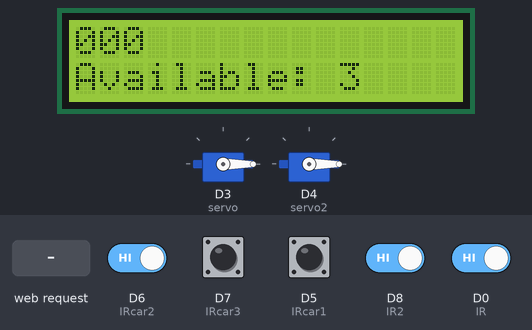
Bench run of a sketch on a simulated ESP8266 (NodeMCU). On the bench: 16×2 character LCD, 2 × servo. The inputs (shaded band) are chosen by the test bench; at power-on: D0 (IR), D5 (IRcar1), D6 (IRcar2), D7 (IRcar3), D8 (IR2) HIGH. WiFi joins after 1.5 s; servers stay silent unless stated; the Firebase database answers and starts empty; what the sketch prints to the serial monitor is not drawn.

Above: at 2.9 s.
3.0 s: D8 (IR2) driven LOW
At 5.5 s:
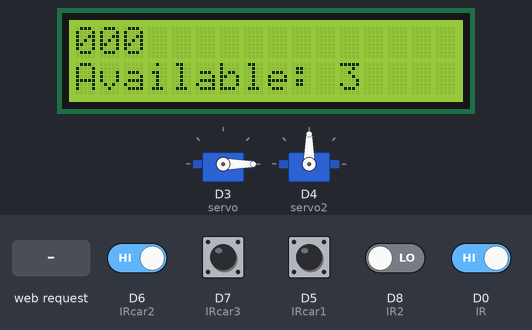
5.8 s: D0 (IR) driven LOW
At 8.1 s:
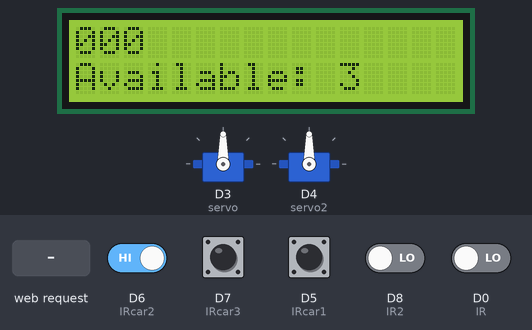
8.9 s: D6 (IRcar2) driven LOW
At 13.0 s:
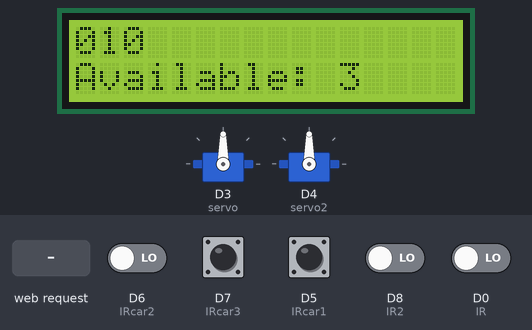
13.2 s: HTTP request GET /car1=Reserve received
At 18.2 s:
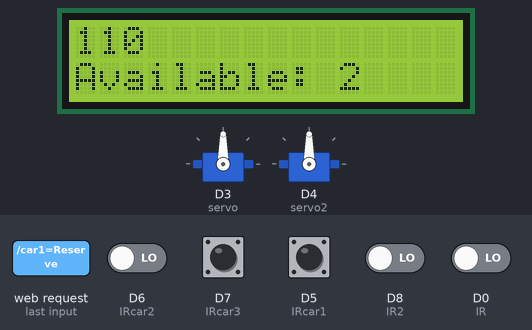
Timing chart, 0 to 19.7 s (numbered marks = the images above; inputs shaded):
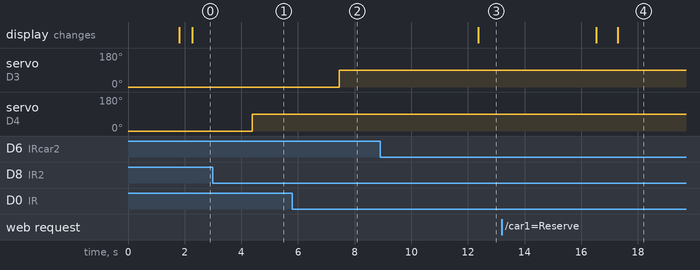

The sketch:

Firebase_update.ino
```cpp
#include <LiquidCrystal_I2C.h>
LiquidCrystal_I2C lcd(0x27,16,2);
#include <Servo.h>
#include <ESP8266WiFi.h>
#define WIFI_SSID "Yoo"
#define WIFI_PASSWORD "freeloader"
WiFiServer server(80);
#include "FirebaseESP8266.h"
#define FIREBASE_HOST "test-98fc6.firebaseio.com"
#define FIREBASE_AUTH "jgklbUwA9Ht0fMmWOrkeLD7AfQmdTtInXDmzHGZ5"
FirebaseData firebaseData;
#define IR D0
#define IR2 D8
#define IRcar1 D5
#define IRcar2 D6
#define IRcar3 D7
#define servoVer D3
#define servoVer2 D4
Servo servo;
Servo servo2;
bool ir;
bool ir2;
bool ircar1o;
bool ircar2o;
bool ircar3o;
int count = 3;
int slot1 = 0;
int slot2 = 0;
int slot3 = 0;
int ava;
int bcar1 = 1;
int bcar2 = 1;
int bcar3 = 1;
int fcar1 = 1;
int fcar2 = 1;
int fcar3 = 1;
int ircar1;
int ircar2;
int ircar3;
void setup() {
  // put your setup code here, to run once:
//Serial.begin(9600);
    Serial.begin(115200);
    delay(10);

  // Connect to WiFi network
  Serial.println();
  Serial.println();
  Serial.print("Connecting to ");
  Serial.println(WIFI_SSID);

  WiFi.begin(WIFI_SSID, WIFI_PASSWORD);
  while (WiFi.status() != WL_CONNECTED)
  {
    Serial.print(".");
    delay(300);
  }
  Serial.println("");
  Serial.println("WiFi connected");
    // Start the server
  server.begin();
  Serial.println("Server started");

  // Print the IP address
  Serial.print("URL to connect: ");
  Serial.print("http://");
  Serial.print(WiFi.localIP());
  Serial.println("/");

  Firebase.begin(FIREBASE_HOST, FIREBASE_AUTH);
  Firebase.reconnectWiFi(true);
  Firebase.setInt(firebaseData, "/Available Parking Slots :", 3);
lcd.begin();
lcd.setCursor(0,0);
lcd.print("000");
pinMode(IR,INPUT);
pinMode(IR2,INPUT);
pinMode(IRcar1,INPUT);
pinMode(IRcar2,INPUT);
pinMode(IRcar3,INPUT);
//pinMode(servoVer,OUTPUT);
//pinMode(servoVer2,OUTPUT);
servo.attach(D3);//D3
servo2.attach(D4);//D4
servo.write(0);
servo2.write(0);
lcd.begin();
lcd.print("000");
}
void loop() {
  // put your main code here, to run repeatedly:
  ir = digitalRead(IR);
  ir2 = digitalRead(IR2);
  ircar1o = digitalRead(IRcar1);
  ircar2o = digitalRead(IRcar2);
  ircar3o = digitalRead(IRcar3);
  //lcd.begin();
  //lcd.print("000");

  lcd.setCursor(0,0);
  lcd.print(slot1);
  lcd.setCursor(1,0);
  lcd.print(slot2);
  lcd.setCursor(2,0);
  lcd.print(slot3);
if(ircar1o == 0 || bcar1 == 0)
  {
    Firebase.setInt(firebaseData, "/Slot 1 :", 1);
    Serial.println("Slot 1 is full");
    lcd.setCursor(0,0);
    slot1 = 1;
    lcd.print(slot1);
  }
  else {
    Firebase.setInt(firebaseData, "/Slot 1 :", 0);
    slot1 = 0;
    }
 if(ircar2o == 0 || bcar2 == 0)
  {
    Firebase.setInt(firebaseData, "/Slot 2 :", 1);
    Serial.println("Slot 2 is full");
    lcd.setCursor(1,0);
    slot2 = 1 ;

    lcd.print(slot2);
  }
 else {
  Firebase.setInt(firebaseData, "/Slot 2 :", 0);
  slot2 =0;
  }

  if(ircar3o == 0 || bcar3 == 0)
  {
    Firebase.setInt(firebaseData, "/Slot 3 :", 1);
    Serial.println("Slot 3 is full");
    lcd.setCursor(2,0);
    slot3 = 1 ;

    lcd.print(slot3);
  }
  else {
    Firebase.setInt(firebaseData, "/Slot 3 :", 0);
    slot3 = 0;
  }
  if(ir == 0)
  {
    Serial.println("object1 found");
    servo.write(90);
    delay(2000);
  }

  else if (ir == 1)
  {
    Serial.println("nothing");
    servo.write(0);
   // delay(1000);
  }


  if(ir2 == 0)
  {
    Serial.println("object2 found");
    servo2.write(90);
    delay(2000);

  }
  else if (ir2 == 1)
  {
    Serial.println("nothing2");
    servo2.write(0);
   // delay(2000);
  }
  lcd.setCursor(0,1);
  lcd.print("Available:");
  lcd.setCursor(11,1);
  ava = (3-(slot1+slot2+slot3));
  lcd.print(ava);

  if(Firebase.setInt(firebaseData, "/Available Parking Slots :", ava))
  {

     Serial.println("Set int data success");
  }else{

    Serial.print("Error in setInt, ");
    Serial.println(firebaseData.errorReason());
  }
   if(Firebase.get(firebaseData, "/Slot 1 :"))
  {
      Serial.print("data = ");
      Serial.println(firebaseData.intData());
      ircar1 = firebaseData.intData();
      if(ircar1 == 1){
        ircar1 = 0;
        }
       else{
          ircar1 = 1;
          }
  }
     if(Firebase.get(firebaseData, "/Slot 2 :"))
  {
      Serial.print("data = ");
      Serial.println(firebaseData.intData());
      ircar2 = firebaseData.intData();
       if(ircar2 == 1){
        ircar2 = 0;
        }
       else{
          ircar2 = 1;
          }
  }
     if(Firebase.get(firebaseData, "/Slot 3 :"))
  {
      Serial.print("data = ");
      Serial.println(firebaseData.intData());
      ircar3 = firebaseData.intData();
       if(ircar3 == 1){
        ircar3 = 0;
        }
        else{
          ircar3 = 1;
          }
  }
  WiFiClient client = server.available();
  if (!client) {
    return;
  }

  // Read the first line of the request
  String request = client.readStringUntil('\r');
  Serial.println(request);
  client.flush();

  // Match the request

  if (request.indexOf("/car1=Reserve") != -1)  {
    if((ircar1 == 0) || (bcar1 == 0)){
    //bcar1 = 1;
    fcar1 = 0;
    }
    else {
    bcar1 = 0;
    fcar1 = 1;
    }
  }
 if (request.indexOf("/car1=Release") != -1)  {
    bcar1 = 1;
  }
 if (request.indexOf("/car2=Reserve") != -1)  {
    if((ircar2 == 0) || (bcar2 == 0)){
    //bcar2 = 1;
    fcar2 = 0;
    }
    else {
    bcar2 = 0;
    fcar2 = 1;
  }
  }
 if (request.indexOf("/car2=Release") != -1)  {
    bcar2 = 1;
  }
 if (request.indexOf("/car3=Reserve") != -1)  {
    if((ircar3 == 0) || (bcar3 == 0)){
    //bcar3 = 1;
    fcar3 = 0;
    }
    else {
    bcar3 = 0;
    fcar3 = 1;
  }
  }
 if (request.indexOf("/car3=Release") != -1)  {
    bcar3 = 1;
  }
  client.println("HTTP/1.1 200 OK");
  client.println("Content-Type: text/html");
  client.println(""); //  do not forget this one
  client.println("<!DOCTYPE HTML>");
  client.println("<html>");
  client.println("<style> body {background-image: url('https://i.ibb.co/Y7KnxYg/background.jpg'); background-repeat: no-repeat; background-attachment: fixed; background-size: 100% 100%;} </style>");
  //client.println("body {background-image: url('https://i.ibb.co/Y7KnxYg/background.jpg');");
   client.print("<head><font color=\"white\">AVAILABLE SLOTS:</font></head>");
   client.print("<body>");
   client.print("<table border = 5 bordercolor = red align = center>");
   client.print("<tr>");
   client.print("<th colspan = 5><font color=\"white\">Slot 1</font></th>");
   client.print("<th colspan = 5><font color=\"white\">Slot 2</font></th>");
   client.print("<th colspan = 5><font color=\"white\">Slot 3</font></th>");
   client.print("</tr>");
   client.print("<tr>");

   if((ircar1 == 0 || bcar1 == 0) && (ircar2 == 0 || bcar2 == 0) && (ircar3 == 0 || bcar3 == 0))
{
  client.print("<td colspan = 5><img src=\"https://i.ibb.co/2txzQLn/car1.png\" alt=\"\" border=3 height=500 width=260></img></td>");
  client.print("<td colspan = 5><img src=\"https://i.ibb.co/K9fMWtr/car2.png\" alt=\"\" border=3 height=500 width=260></img></td>");
  client.print("<td colspan = 5><img src=\"https://i.ibb.co/2cw44qp/car3.png\" alt=\"\" border=3 height=500 width=260></img></td>");
}
  else if((ircar1 == 0 || bcar1 == 0) && (ircar2 == 0 || bcar2 == 0)) {
    client.print("<td colspan = 5><img src=\"https://i.ibb.co/2txzQLn/car1.png\" alt=\"\" border=3 height=500 width=260></img></td>");
    client.print("<td colspan = 5><img src=\"https://i.ibb.co/K9fMWtr/car2.png\" alt=\"\" border=3 height=500 width=260></img></td>");
    client.print("<td colspan = 5 height=500 width=260></td>");
  }
  else if((ircar2 == 0 || bcar2 == 0) && (ircar3 == 0 || bcar3 == 0)) {
    client.print("<td colspan = 5 height=600 width=260></td>");
    client.print("<td colspan = 5><img src=\"https://i.ibb.co/K9fMWtr/car2.png\" alt=\"\" border=3 height=500 width=260></img></td>");
    client.print("<td colspan = 5><img src=\"https://i.ibb.co/2cw44qp/car3.png\" alt=\"\" border=3 height=500 width=260></img></td>");
  }
   else if((ircar1 == 0 || bcar1 == 0) && (ircar3 == 0 || bcar3 == 0)) {
    client.print("<td colspan = 5><img src=\"https://i.ibb.co/2txzQLn/car1.png\" alt=\"\" border=3 height=500 width=260></img></td>");
    client.print("<td colspan = 5 height=600 width=260></td>");
    client.print("<td colspan = 5><img src=\"https://i.ibb.co/2cw44qp/car3.png\" alt=\"\" border=3 height=500 width=260></img></td>");
   }

  else if(ircar1 == 0 || bcar1 == 0) {
    client.print("<td colspan = 5><img src=\"https://i.ibb.co/2txzQLn/car1.png\" alt=\"\" border=3 height=500 width=260></img></td>");
    client.print("<td colspan = 5 height=600 width=260></td>");
    client.print("<td colspan = 5 height=600 width=260></td>");
  }
  else if(ircar2 == 0 || bcar2 == 0) {
    client.print("<td colspan = 5 height=600 width=260></td>");
    client.print("<td colspan = 5><img src=\"https://i.ibb.co/K9fMWtr/car2.png\" alt=\"\" border=3 height=500 width=260></img></td>");
    client.print("<td colspan = 5 height=600 width=260></td>");
  }
  else if(ircar3 == 0 || bcar3 == 0 ) {
    client.print("<td colspan = 5 height=600 width=260></td>");
    client.print("<td colspan = 5 height=600 width=260></td>");
    client.print("<td colspan = 5><img src=\"https://i.ibb.co/2cw44qp/car3.png\" alt=\"\" border=3 height=500 width=260></img></td>");
  }
  else if(ircar1 == 1 && ircar2 == 1 && ircar3 == 1) {
    client.print("<td colspan = 5 height=600 width=260></td>");
    client.print("<td colspan = 5 height=600 width=260></td>");
    client.print("<td colspan = 5 height=600 width=260></td>");
  }
   client.print("</tr>");
   client.print("</table>");
   client.print("<br>");
   client.print("<br>");
   client.print("<br>");
   client.print("<font color=\"white\">BOOK A SLOT</font> <br>");
   client.print("<font color=\"white\">SLOT 1:</font>");
   client.print("<a href=\"car1=Reserve\"><button>RESERVE </button></a>");
   client.print("<a href=\"car1=Release\"><button>RELEASE </button></a><br>");
   client.print("<br>");
   client.print("<font color=\"white\">SLOT 2:</font>");
   client.print("<a href=\"car2=Reserve\"><button>RESERVE </button></a>");
   client.print("<a href=\"car2=Release\"><button>RELEASE </button></a><br>");
   client.print("<br>");
   client.print("<font color=\"white\">SLOT 3:</font>");
   client.print("<a href=\"car3=Reserve\"><button>RESERVE </button></a>");
   client.print("<a href=\"car3=Release\"><button>RELEASE </button></a><br>");
   client.print("<br>");
   if(bcar1 == 0){
    client.print("<font color=\"white\">SLOT 1 IS RESERVED FOR YOU</font><br>");
   }
   if(fcar1 == 0){
    client.print("<font color=\"white\">SLOT 1 IS OCCUPIED TRY ANOTHER SLOT</font><br>");
   }
   if(bcar2 == 0){
    client.print("<font color=\"white\">SLOT 2 IS RESERVED FOR YOU</font><br>");
   }
   if(fcar2 == 0){
    client.print("<font color=\"white\">SLOT 2 IS OCCUPIED TRY ANOTHER SLOT</font><br>");
   }
   if(bcar3 == 0){
    client.print("<font color=\"white\">SLOT 3 IS RESERVED FOR YOU</font><br>");
   }
   if(fcar3 == 0){
    client.print("<font color=\"white\">SLOT 3 IS OCCUPIED TRY ANOTHER SLOT</font><br>");
   }

   //client.print("<meta http-equiv=\"refresh\" content=\"5\"/>");
   client.print("<meta http-equiv=\"refresh\" content=\"5;url= http://192.168.43.153/\" />");
   client.print("</body>");
   client.print("</html>");


  delay(1);
  Serial.println("Client disonnected");
  Serial.println("");
fcar1 = 1;
fcar2 = 1;
fcar3 = 1;

}
```

Measured:
- after the input at 3.0 s, servo on D4 (servo2): 0° → 90° after 1.4 s
- after the input at 5.8 s, servo on D3 (servo): 0° → 90° after 1.7 s
- after the input at 8.9 s, the display: changes after 3.5 s (image 3)
- after the input at 13.2 s, the display: first differs from a run without the input after 4.1 s (image 4)
